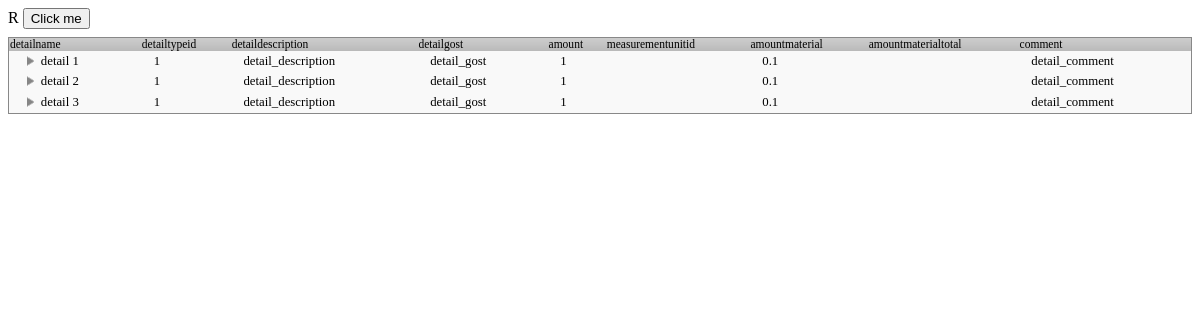
/detail.php?file=790, run on the app's committed database.
### tables this page shows
CREATE TABLE `detail` (
  `detailid` int(10) unsigned NOT NULL AUTO_INCREMENT,
  `fileid` int(10) unsigned NOT NULL,
  `detailname` varchar(2000) NOT NULL,
  `detailtypeid` int(10) unsigned NOT NULL,
  `detaildescription` varchar(255) DEFAULT NULL,
  `detailgost` varchar(255) DEFAULT NULL COMMENT 'GOST',
  `amount` mediumtext,
  `amountmaterial` float DEFAULT NULL,
  `amountmaterialtotal` float DEFAULT NULL,
  `comment` varchar(1000) DEFAULT NULL,
  `sortorder` int(10) unsigned NOT NULL DEFAULT '0',
  `created` datetime NOT NULL,
  `createdby` varchar(50) NOT NULL COMMENT 'host name',
  `updated` datetime DEFAULT NULL,
  `updatedby` varchar(50) DEFAULT NULL COMMENT 'host name',
  PRIMARY KEY (`detailid`),
  KEY `fk_detail_file1_idx` (`fileid`),
  KEY `fk_detail_detailtype1_idx` (`detailtypeid`),
  CONSTRAINT `fk_detail_detailtype` FOREIGN KEY (`detailtypeid`) REFERENCES `detailtype` (`detailtypeid`) ON DELETE NO ACTION ON UPDATE NO ACTION,
  CONSTRAINT `fk_detail_file1` FOREIGN KEY (`fileid`) REFERENCES `file` (`fileid`) ON DELETE NO ACTION ON UPDATE NO ACTION
);

### scripts/db.php (called while the page is built, shortened)
<?php
$dbref = null;
function detail_view
(
	$fileid,
	$ancestorid
)
{
	global $dbref;
	$recordset = null;
	$result = null;
	if (is_null($ancestorid))
	{
		$recordset = $dbref->query
		(
			'
				select f2.*, ftp2.ancestorid as `_parent`, ftp1.ancestorid,
					group_concat(distinct breadcrumb.ancestorid order by breadcrumb.level desc) as breadcrumbs,
					group_concat(distinct fcrumb.detailname order by breadcrumb.level desc separator "/") as breadcrumbsname
				from detail as f1
					join detailtreepath as ftp1 on (ftp1.ancestorid = f1.detailid)
					join detail as f2 on (ftp1.descendantid = f2.detailid)
						left outer join detailtreepath AS ftp2 on (ftp2.descendantid = f2.detailid and ftp2.level = 1)
						join detailtreepath as breadcrumb on (ftp1.descendantid = breadcrumb.descendantid)
				        inner join detail as fcrumb on breadcrumb.ancestorid = fcrumb.detailid
				where f2.fileid = '.$fileid.'
				group by ftp1.descendantid
				order by breadcrumbsname
			'
		);
	}
	if (!is_null($recordset))
	{
		while ( $data = $recordset->fetch_assoc() )
		{
			$result[] = $data;
		}
	}
	return $result;
}

### detail.php (the view, shortened to what this page needs)
<!doctype html>
<?php
      include_once ( 'scripts/db.php' );
?>
<html lang="en">
<head>
  <link rel="stylesheet" href="css/main.css">
  <link href="css/jquery.treetable.css" rel="stylesheet" type="text/css" />
  <link href="css/jquery.treetable.theme.default.css" rel="stylesheet" type="text/css" />
</head>
<body>
  	<input type="button" id="testbtn" value="Click me"/>
  	<?php
      if (isset($_GET["file"]))
      {
        $result = detail_view($_GET["file"], Null);
        echo '<table id="example-basic-expandable"><thead><tr><td>detailname</td><td>detailtypeid</td><td>detaildescription</td><td>detailgost</td><td>amount</td><td>measurementunitid</td><td>amountmaterial</td><td>amountmaterialtotal</td><td>comment</td></tr></thead>';
        foreach ($result as $item) {
          $parent = "";
          if ($item["detailid"] != $item["_parent"])
            $parent = "data-tt-parent-id='".$item["_parent"]."'";
          echo '<tr data-tt-id="'.$item["detailid"].'" '.$parent.'><td>'.$item["detailname"].'</td><td>'.$item["detailtypeid"].'</td><td>'.$item["detaildescription"].'</td><td>'.$item["detailgost"].'</td><td>'.$item["amount"].'</td><td>'.$item["measurementunitid"].'</td><td>'.$item["amountmaterial"].'</td><td>'.$item["amountmaterialtotal"].'</td><td>'.$item["comment"].'</td></tr>';
        }
        echo '</table>';
      }
    ?>
</body>
</html>

### data on the page
detail: detailname "detail 1", detailtypeid "1", detaildescription "detail_description", detailgost "detail_gost", amount "1", amountmaterial "0.1", comment "detail_comment"
detail: detailname "detail 2", detailtypeid "1", detaildescription "detail_description", detailgost "detail_gost", amount "1", amountmaterial "0.1", comment "detail_comment"
detail: detailname "detail 3", detailtypeid "1", detaildescription "detail_description", detailgost "detail_gost", amount "1", amountmaterial "0.1", comment "detail_comment"
